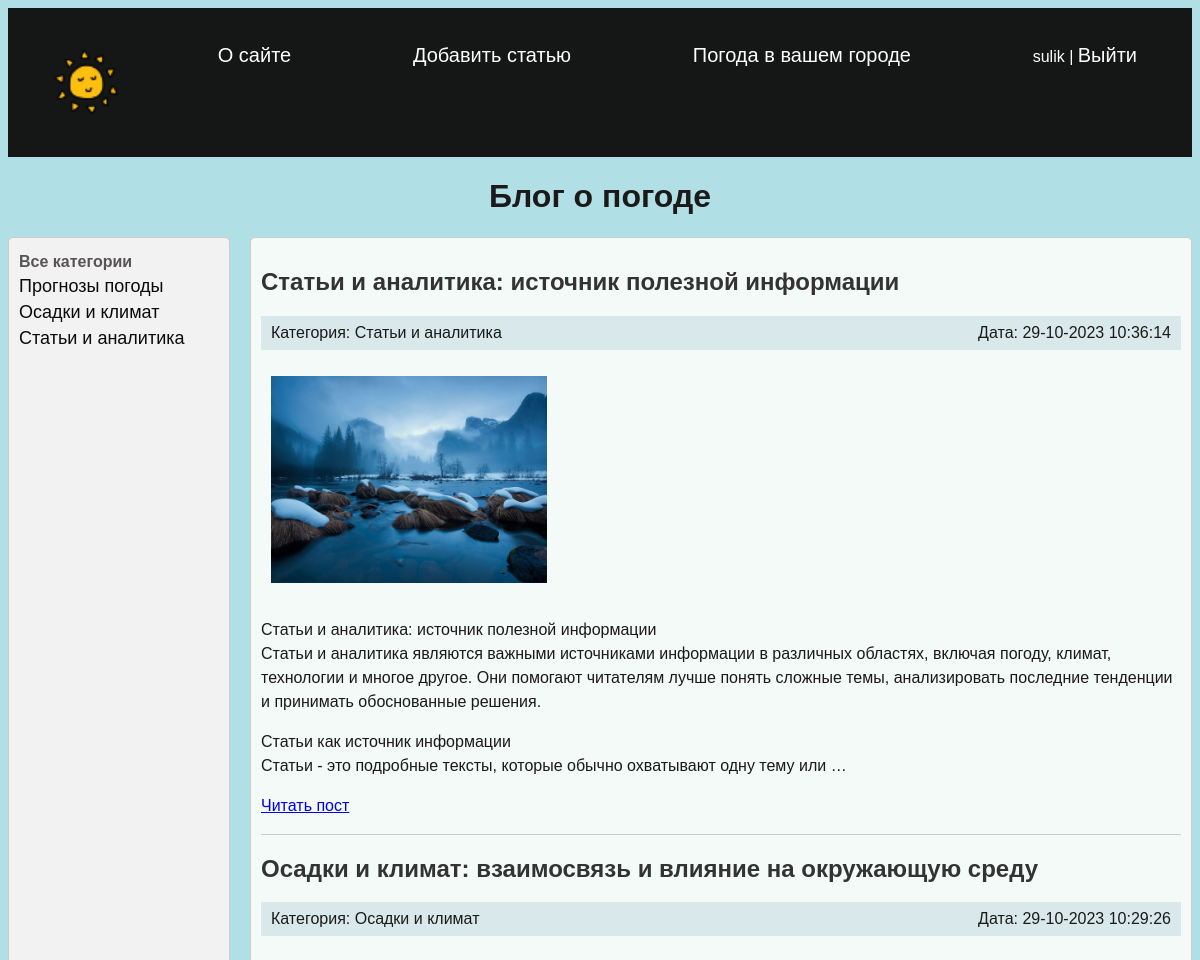
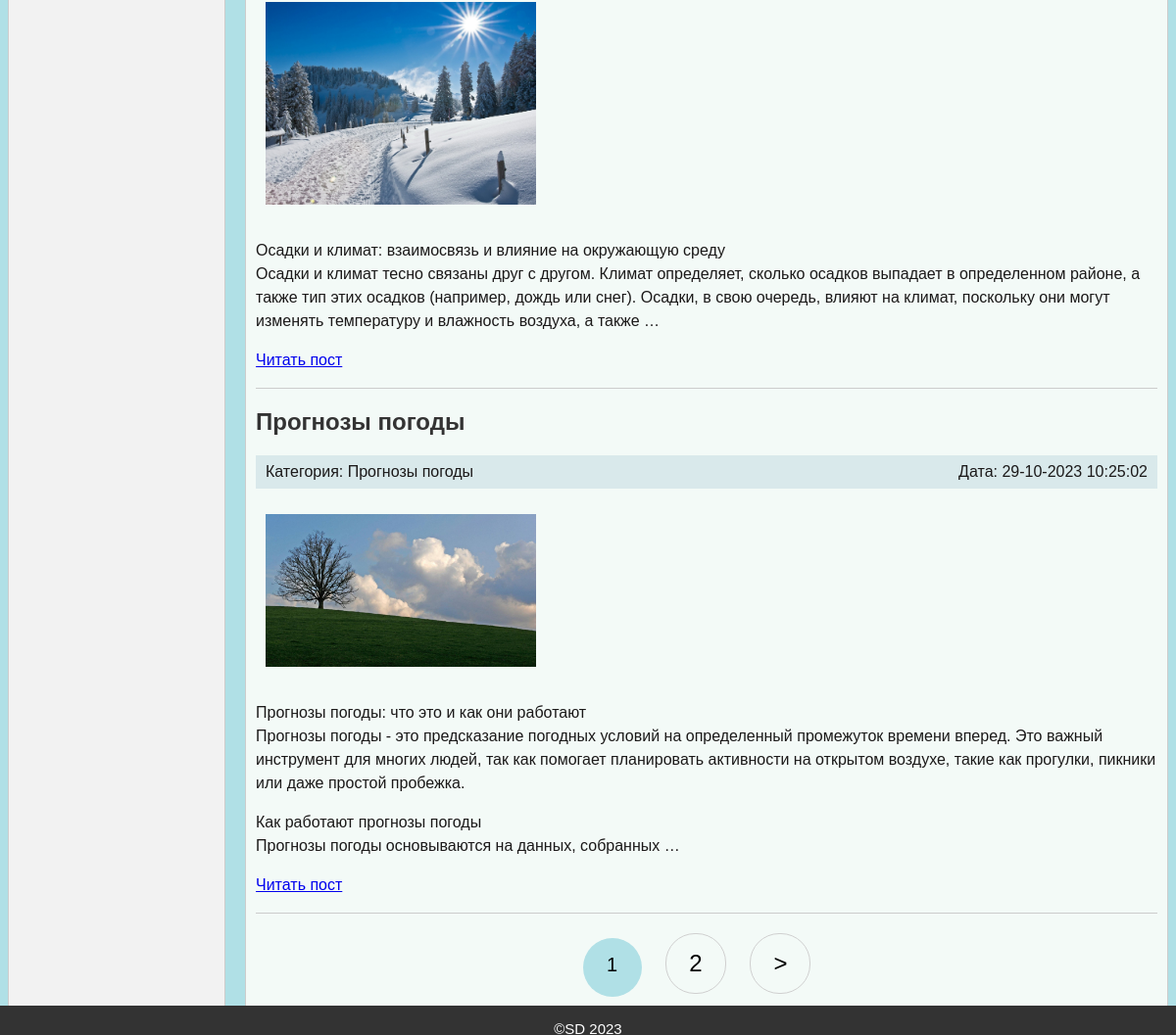
/ (signed in), run on the app's committed database (2 pictures, top to bottom).
### blog/models.py (models this page shows, shortened)
class Category(models.Model):
    name = models.CharField(max_length=100, db_index=True)
    slug = models.SlugField(max_length=255, unique=True, db_index=True, verbose_name="URL")
    def __str__(self):
        return self.name
    def get_absolute_url(self):
        return reverse('category', kwargs={'cat_id': self.pk})

class Blog(models.Model):
    title = models.CharField(max_length=255)
    slug = models.SlugField(max_length=255, unique=True, db_index=True, verbose_name="URL")
    content = models.TextField(blank=False)
    photo = models.ImageField(upload_to='blog_images/')
    time_create = models.DateTimeField(auto_now_add=True)
    time_update = models.DateTimeField(auto_now=True)
    is_published = models.BooleanField(default=True)
    cat = models.ForeignKey('Category', on_delete=models.PROTECT, null=True)
    def get_absolute_url(self):
        return reverse('post', kwargs={'post_slug': self.slug})

### blog/views.py (the view)
# urls.py: path('', IndexView.as_view(), name='home'),
class IndexView(DataMixin, ListView):
    model = Blog
    template_name = 'blog/index.html'
    context_object_name = 'posts'
    ordering = ['-time_create']
    def get_queryset(self):
        return Blog.objects.filter(is_published=True).order_by('-time_create')
    def get_context_data(self, **kwargs):
        context = super().get_context_data(**kwargs)
        context['cats'] = Category.objects.all()
        user_menu = get_user_context()['menu']
        user_menu.pop(0)
        context['menu'] = user_menu
        context['title'] = 'Главная страница'
        context['cat_selected'] = 0
        return context

### blog/utils.py (called while the page is built)
def get_user_context():
    return {
        'menu': [
            {'title': "Главная", 'url_name': 'home'},
            {'title': "О сайте", 'url_name': 'about'},
            {'title': "Добавить статью", 'url_name': 'add_page'},
            {'title': "Погода в вашем городе", 'url_name': 'weather'},
        ]
    }

### blog/templates/blog/index.html (shortened to what this page needs)
{% extends 'blog/base.html' %}
{% block content %}
<ul class="list-articles">
    {% for p in posts %}
            <h2>{{p.title}}</h2>
            <div class="article-panel">
                <p class="first">Категория: {{p.cat}}</p>
                <p class="last">Дата: {{p.time_update|date:"d-m-Y H:i:s"}}</p>
            </div>
	        {% if p.photo %}
                <p><img class="img-article-left thumb" src="{{p.photo.url}}"></p>
            {% endif %}
			<li>
            {% autoescape on %}
            {{p.content|linebreaks|truncatewords:50}}
            {% endautoescape %}
            <p class="link-read-post"><a href="{{ p.get_absolute_url }}">Читать пост</a></p>
        </li>
    {% endfor %}
</ul>
{% endblock %}

### blog/templates/blog/base.html (shortened to what this page needs)
{% load static %}
<!DOCTYPE html>
<html>
<head>
    <link rel="stylesheet" href="{% static 'css/style.css' %}">
</head>
<body>
    <div class="header">
        <div class="wrap">
            {% block mainmenu %}
            <div class="header">
                <ul id="mainmenu" class="mainmenu">
                <li class="logo"><a href="{% url 'home' %}"><img src="{% static 'blog/logovaz.png' %}" alt=""><div class="logo"></div></a></li>
    {% for m in menu %}
                <li><a href="{% url m.url_name %}">{{m.title}}</a></li>
    {% endfor %}
                    {% if user.is_authenticated %}
                    <li class="last"> {{user.username}} | <a href="{% url 'logout' %}">Выйти</a></li>
                    {% else %}
                        <li class="last"><a href="{% url 'register' %}">Регистрация </a>| <a href="{% url 'login' %}">Войти</a></li>
                    {% endif %}
                    </ul>
            </div>
    {% endblock mainmenu %}
        </div>
    </div>
    <h1>Блог о погоде</h1>
    <div class="content-wrap">
        <div class="sidebar">
            {% if cat_selected == 0 %}
                <li class="selected">Все категории</li>
            {% else %}
                <li><a href="{% url 'home' %}">Все категории</a></li>
            {% endif %}
            {% for c in cats %}
                {% if c.pk == cat_selected %}
                    <li class="selected">{{c.name}}</li>
                {% else %}
                    <li><a href="{{ c.get_absolute_url }}">{{c.name}}</a></li>
                {% endif %}
            {% endfor %}
        </div>
        <div class="blogs">
            {% block content %}
            {% endblock %}
            {%if page_obj.has_other_pages %}
<nav class="list-pages">
    <ul>
        {% for p in paginator.page_range %}
        {% if page_obj.number == p %}
        <li class="page-num page-num-selected">{{ p }}</li>
        {% elif p >= page_obj.number|add:-2 and p <= page_obj.number|add:2 %}
        <li class="page-num">
            <a href="?page={{ p }}">{{p}}</a>
        </li>
        {% endif %}
        {% endfor %}
        {% if page_obj.has_next %}
        <li class="page-num">
            <a href="?page={{ page_obj.next_page_number }}">&gt;</a>
        </li>
        {% endif %}
    </ul>
</nav>
{% endif %}
        </div>
    </div>
<tr><td valign=top>
	<div class="footer">
		<p>&copy;SD 2023 </p>
	</div>
</td></tr></table>
</body>
</html>

### blog/static/css/style.css (style rules this page uses)
body { font-family: Arial, sans-serif; background-color: powderblue; color: rgb(88, 84, 84); }
.header { background-color: rgb(21, 22, 22); color: #fff; padding: 10px; }
.wrap { max-width: 1200px; margin: 0 auto; padding: 0 20px; }
.mainmenu { list-style: none; padding: 0; display: flex; justify-content: space-between; }
.mainmenu li { display: inline-block; margin-right: 15px; }
.mainmenu li a { font-size: 20px; color: #fff; text-decoration: none; }
h1 { text-align: center; color: rgb(27, 25, 25); }
.content-wrap { display: flex; }
.sidebar { background-color: #f2f2f2; padding: 10px; border: 1px solid #ccc; border-radius: 5px; flex: 0 0 200px; margin-right: 20px; }
.sidebar li { list-style-type: none; margin: 5px 0; }
.sidebar li.selected { font-weight: bold; background-color: #f2f2f2; }
.sidebar a { font-size: 18px; text-decoration: none; color: rgb(10, 10, 10); }
.blogs { flex: 1; background-color: rgb(243, 250, 247); padding: 10px; border: 1px solid #ccc; border-radius: 5px; }
.blogs h2 { color: #333; }
.blogs p { color: rgb(27, 25, 25); line-height: 1.5; }
.img-article-left { width: 30%; margin: 10px; padding-bottom: 2px; }
.footer { background-color: #333; color: #fff; font-size: 15px; text-align: center; padding: 0; position: fixed; left: 0; bottom: 0; height: 30px; width: 100%; box-sizing: border-box; }
.logo img { width: 150%; height: auto; }
div.article-panel { background-color: #d9e9eb; padding: 5px 10px 5px 10px; box-sizing: border-box; overflow: hidden; color: #555; }
div.article-panel p.first { margin: 0; float: left; }
div.article-panel p.last { margin: 0; float: right; }
ul.list-articles { list-style: none; margin: 0; padding: 0; }
ul.list-articles li { border-bottom: 1px solid rgb(204, 204, 204); }
.list-pages { text-align: center; margin: 0 0 20px 0; }
.list-pages ul { margin: 20px 0 0 0; padding: 0; list-style: none; }
.list-pages ul li { display: inline-block; margin: 0 20px 0 0; }
.list-pages a { color: #000; font-size: 24px; text-decoration: none; }
.list-pages .page-num, .page-num-selected { display: inline-block; width: 60px; height: 44px; padding: 16px 0 0 0; border: 1px solid #d0d0d0; border-radius: 30px; }
.list-pages .page-num-selected { border: none; color: #000; font-size: 20px; }
.page-num-selected { background-color: powderblue; color: white; }

### data on the page
Category: name "Прогнозы погоды"
Category: name "Осадки и климат"
Category: name "Статьи и аналитика"
Blog: title "Статьи и аналитика: источник полезной информации", cat "Статьи и аналитика", time_update "29-10-2023 10:36:14", photo (picture), content "Статьи и аналитика: источник полезной информации Статьи и аналитика являются важными источниками информации в различных областях, включая погоду, климат, технологии и многое другое. Они помогают читателям лучше понять сложные темы, анализировать последние тенденции и принимать обоснованные решения. Статьи как источник информации Статьи - это подробные тексты, которые обычно охватывают одну тему или …"
Blog: title "Осадки и климат: взаимосвязь и влияние на окружающую среду", cat "Осадки и климат", time_update "29-10-2023 10:29:26", photo (picture), content "Осадки и климат: взаимосвязь и влияние на окружающую среду Осадки и климат тесно связаны друг с другом. Климат определяет, сколько осадков выпадает в определенном районе, а также тип этих осадков (например, дождь или снег). Осадки, в свою очередь, влияют на климат, поскольку они могут изменять температуру и влажность воздуха, а также …"
Blog: title "Прогнозы погоды", cat "Прогнозы погоды", time_update "29-10-2023 10:25:02", photo (picture), content "Прогнозы погоды: что это и как они работают Прогнозы погоды - это предсказание погодных условий на определенный промежуток времени вперед. Это важный инструмент для многих людей, так как помогает планировать активности на открытом воздухе, такие как прогулки, пикники или даже простой пробежка. Как работают прогнозы погоды Прогнозы погоды основываются на данных, собранных …"

### other printed values
{{ m.title }} "О сайте" "Добавить статью" "Погода в вашем городе"
{{ user.username }} "sulik"
{{ p }} "1"
{{ p }} "2"
